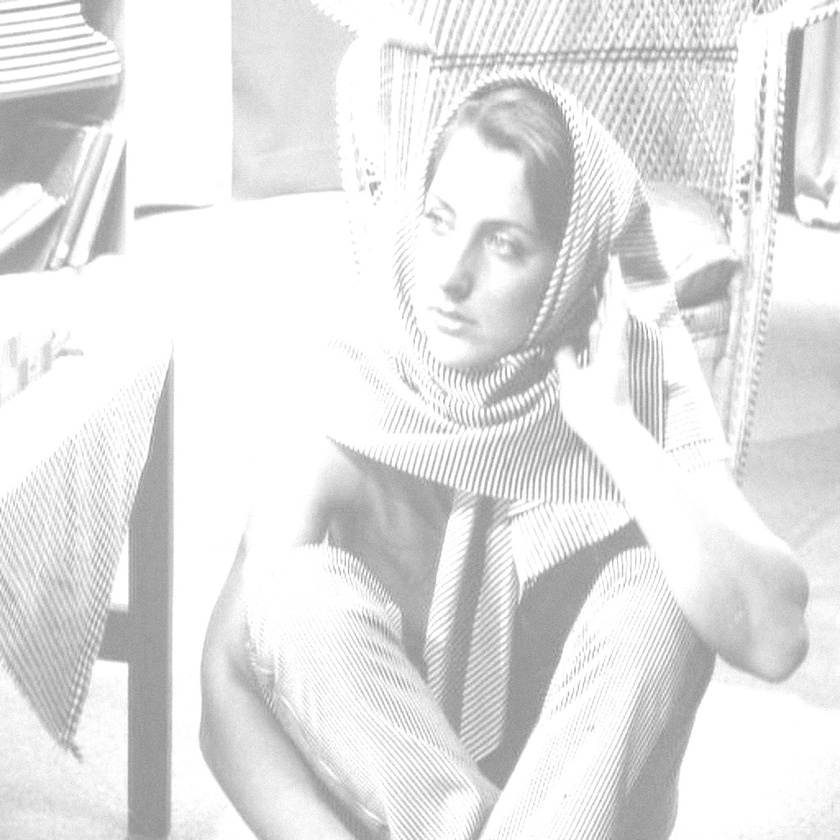
#> input picture a2_2019702002/input/q1/noisy.jpg, 840 x 840 px, shrunk from 1024 x 1024 before the run, found by its file name
$ python canny.py
#> lines starting #> are read from the running program, lines starting #| are printed output that depends on the picture
from sklearn.cluster import KMeans
from collections import Counter
import numpy as np
from matplotlib import pyplot as plt
import cv2

im = cv2.imread("noisy.jpg")# path needs to be channged all input images are available in the input folder
#> im is the input picture: shape (840, 840, 3); min 134, max 255, mean 227.6
edges = cv2.Canny(im,50,100)
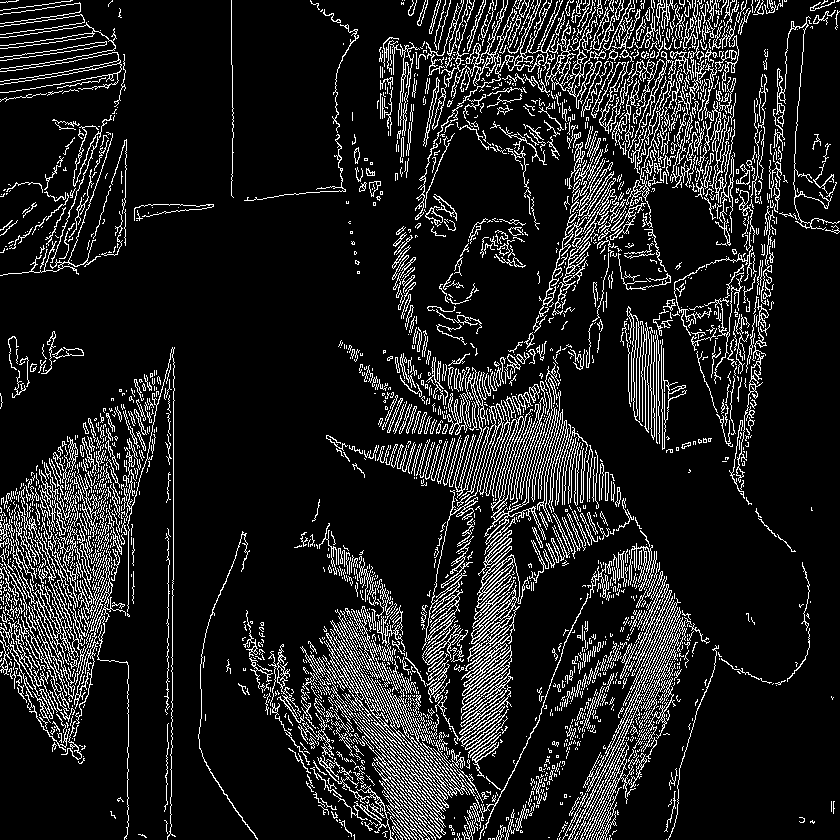
#> edges: shape (840, 840); 12.5% white in thin lines or dots


cv2.imwrite('barbara_noisy100_200.jpg',edges)# output images in the output folder can be used for refrence
